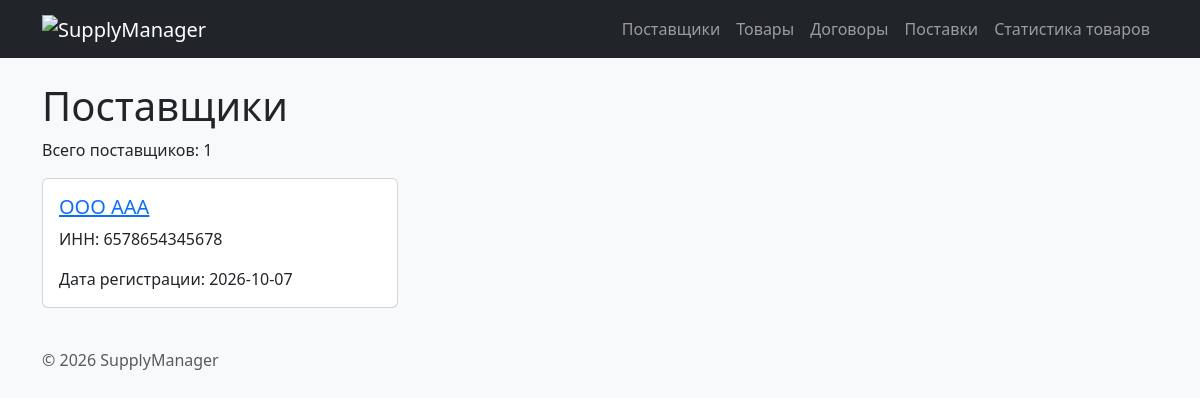
The app's page /suppliers/, older data.
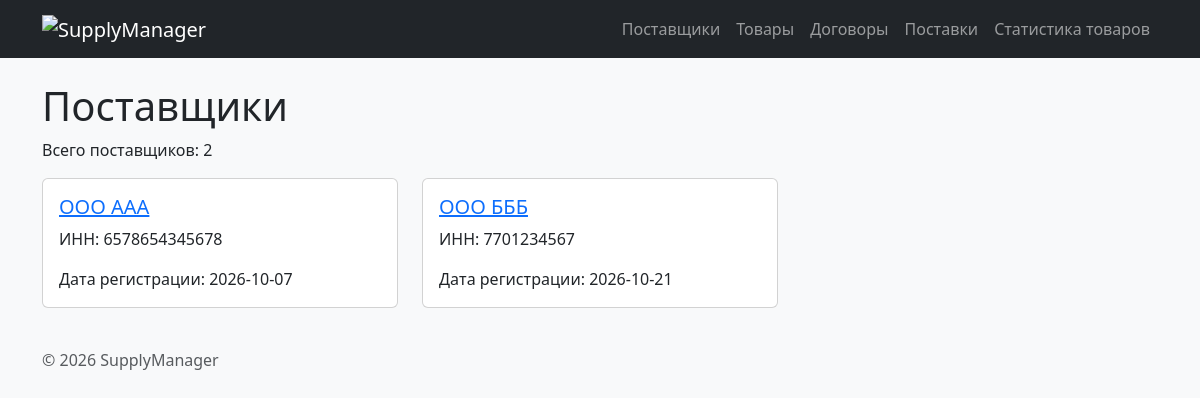
The same page, newer data.
### app_suppliers/views.py (the view)
# urls.py: path("", views.supplier_list, name="list"),
def supplier_list(request: HttpRequest) -> HttpResponse:
    conn = get_connection()
    suppliers = conn.execute("""
        SELECT id, name, inn, created_at
        FROM suppliers
        ORDER BY name;
    """).fetchall()
    conn.close()
    context = {"suppliers": suppliers}
    return render(request, "suppliers/supplier_list.html", context)

### db/database.py (called while the page is built)
def get_connection():
    conn = sqlite3.connect(DB_PATH)
    conn.execute("PRAGMA foreign_keys = ON")
    conn.row_factory = sqlite3.Row
    return conn

### app_suppliers/templates/suppliers/supplier_list.html (shortened to what this page needs)
{% extends "base.html" %}
{% block content %}
<h1>Поставщики</h1>
<p>Всего поставщиков: {{ suppliers|length }}</p>
<div class="row">
    {% for supplier in suppliers %}
        {% include "suppliers/includes/supplier_card.html" %}
    {% empty %}
        <p>Поставщики не найдены.</p>
    {% endfor %}
</div>
{% endblock %}

### app_suppliers/templates/suppliers/includes/supplier_card.html
<div class="col-md-4 mb-3">
    <div class="card h-100">
        <div class="card-body">
            <h5 class="card-title">
                <a href="{% url 'suppliers:detail' supplier.id %}">{{ supplier.name }}</a>
            </h5>
            <p class="card-text">ИНН: {{ supplier.inn }}</p>
            <p class="card-text">Дата регистрации: {{ supplier.created_at }}</p>
        </div>
    </div>
</div>

Row changes from the older to the newer data that the page shows:
added suppliers: name "ООО БББ", inn "7701234567", created_at "2026-10-21"
Text that changed along with them:
{{ suppliers|length }}: "1" → "2"
